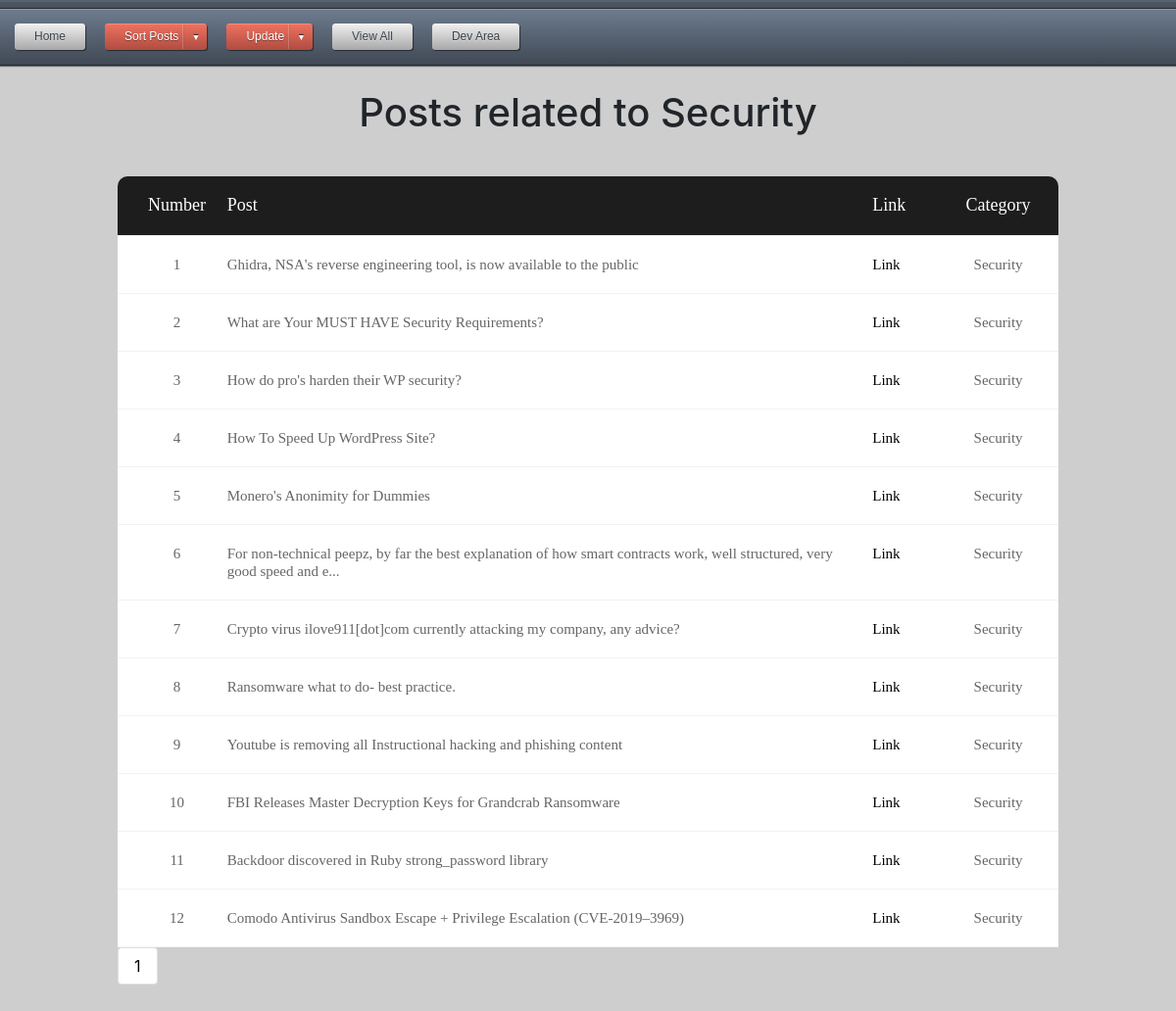
Page /sortby/1?sort_cat=Security on the earlier database version.
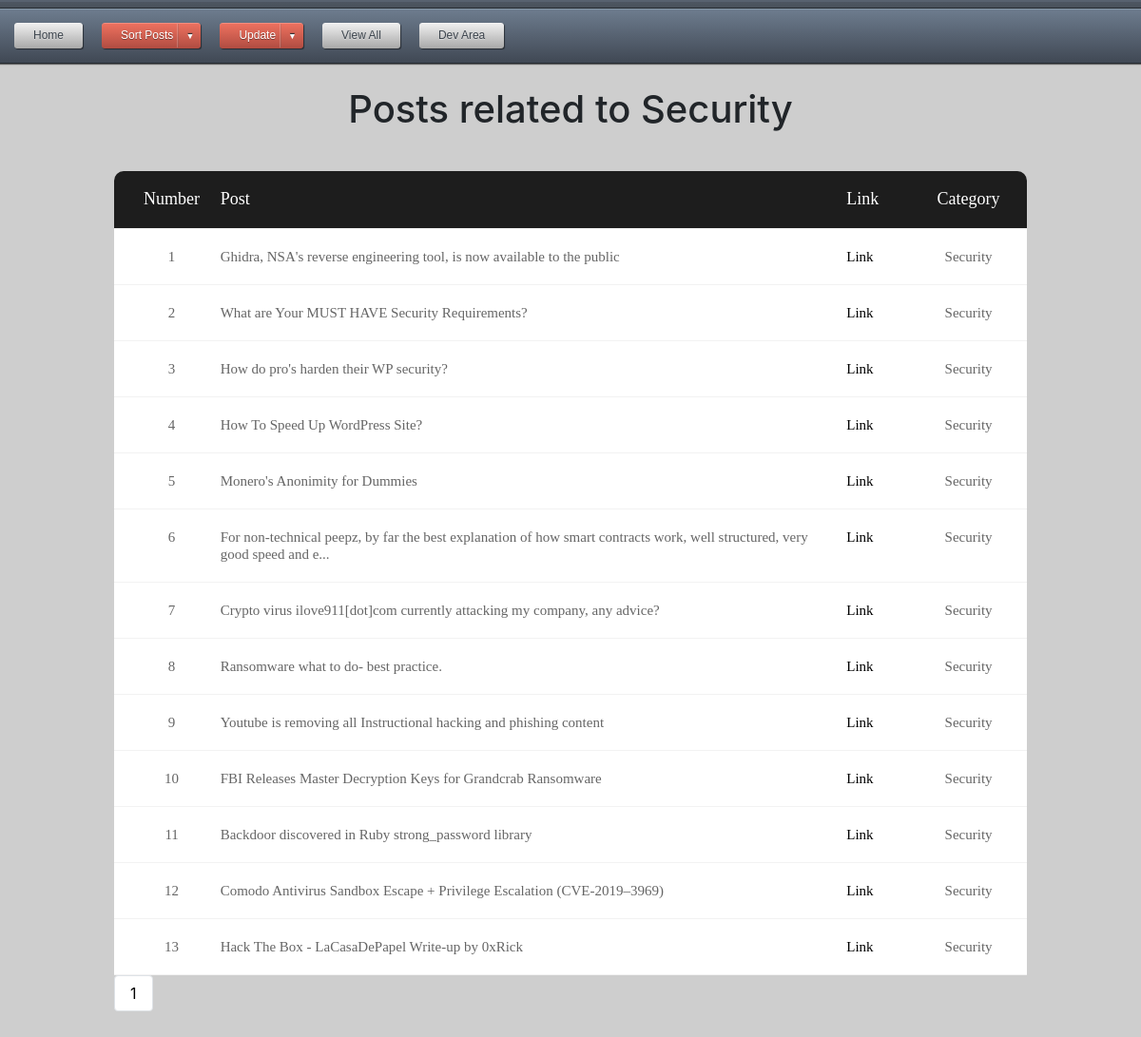
Same page on the later database version.
### app.py (models this page shows)
class posts(db.Model):
    id = db.Column(db.String, primary_key=True)
    title = db.Column(db.String(80), unique=True, nullable=False)
    link = db.Column(db.String(120), unique=True, nullable=False)
    category = db.Column(db.String(120), unique=True, nullable=False)

### app.py (the view)
@app.route('/sortby/<int:page_num>', methods=['GET', 'POST'])
def sortby(page_num):
	sort_cat = request.args.get('sort_cat', None)
	print(sort_cat)
	t3 = posts.query.filter_by(category=sort_cat).paginate(per_page=16, page=page_num, error_out=True)
	return render_template("sortby.html", zip=zip, t3=t3, sort_cat=sort_cat)

### templates/sortby.html (shortened to what this page needs)
<!DOCTYPE html>
<html>
<head>
</head>
{% include "topnav.html" %}
<div class="limiter">
<body>
<h1>Posts related to {{sort_cat}}</h1>
	<div class="container-table100">
			<div class="wrap-table100">
					<div class="table">
						<div class="row header">
							<div id="1" class="cell">Number</div>
							<div class="cell">Post</div>
							<div class="cell">Link</div>
							<div class="cell">Category</div>
						</div>
						{% for t,i in zip(t3.items, range(15, 0, -1)) %}
						<div class="row">
							<div class="cell" data-title="Number">
								{% if t3.page == 1 %}
								{{(t3.page * 16)-i}}
								{% else %}
								{{(t3.page * 15)-(i-1)}}
								{% endif %}
							</div>
							<div class="cell" data-title="Post">{{t.title}}</div>
							<div class="cell" data-title="Link"><a href="{{t.link}}" target='_blank'>Link</a></div>
							<div class="cell" data-title="Category">{{t.category}}</div>
						</div>
						{% endfor %}
				</div>
						<nav aria-label="Page navigation example">
							<ul class="pagination">
								{% for page in t3.iter_pages(right_edge=1, left_edge=5) %}
									{% if page %}
										<li class="page-item"><a class="page-link" href="{{url_for('sortby', page_num=page, sort_cat=sort_cat )}}">{{ page }}</a>
									{% else %}
										<li class="page-item"><a class="page-link" href="#">...</a>
									{% endif %}
								{% endfor %}
							</ul>
						</nav>
			</div>
</body>
</html>

### templates/topnav.html (shortened to what this page needs)
<html>
<head>
<link rel="stylesheet" href="https://maxcdn.bootstrapcdn.com/bootstrap/4.0.0-beta/css/bootstrap.min.css">
<link rel="stylesheet" type="text/css" href="{{ url_for('static', filename='CSS/style.css') }}">
</head>
<div id='cssmenu'>
<ul>
   <li> <a href="http://127.0.0.1:5000/"><span>Home</span></a></li>
   <li class='active has-sub'><a href='#'><span>Sort Posts</span></a>
   </li>
   <li class='active has-sub'><a href='#'><span>Update</span></a>
    </li>
   <li><a href='{{url_for("viewresults", page_num=1)}}'><span>View All</span></a></li>
   <li> <a href="{{url_for('devArea')}}"><span>Dev Area</span></a></li>
</ul>
</div>
<body>

Differences in the rows shown:
added posts: page "13", title "Hack The Box - LaCasaDePapel Write-up by 0xRick", category "Security"
